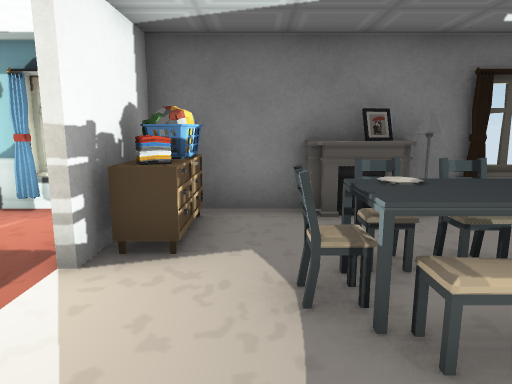
[1] (above)

16 first-person views from a walk through a 3-D level made in the Unity game engine. The camera is 1.4 m above the floor, tilts 10° down and sees 70° across. Doors are open. The floor is counted in squares, 1 m on a side. Each view is taken from the middle of a square. On the plan, view 1 faces up. The plan holds only what a view shows up to about 16 squares ahead; the rest is blank. The place goes on beyond the plan. Some animated figures are left out. Some surface patterns are stand-ins.

[2]
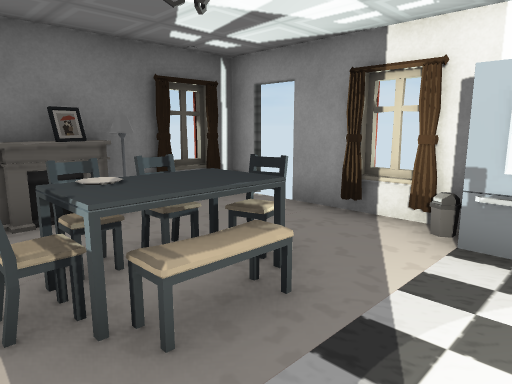

[3]
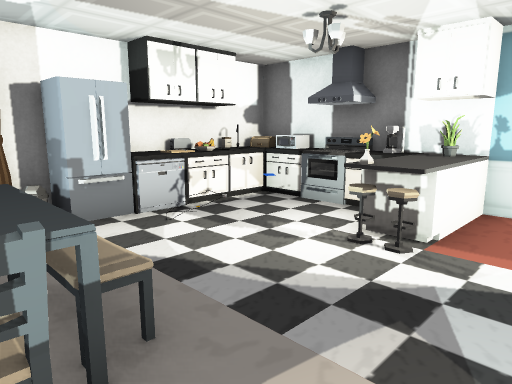

[4]
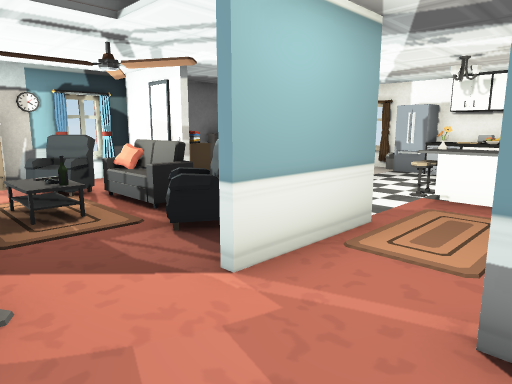

[5]
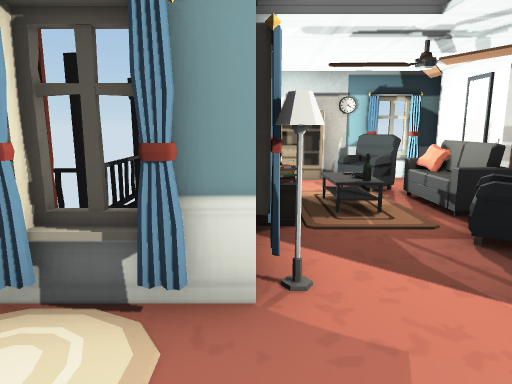

[6]
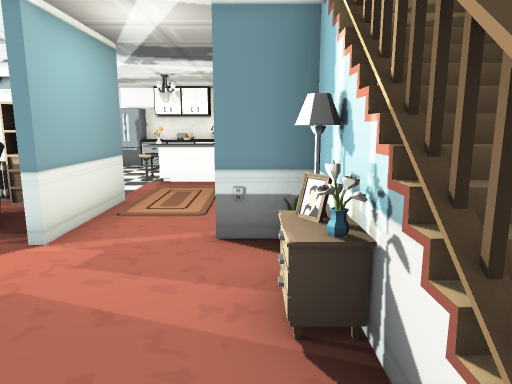

[7]
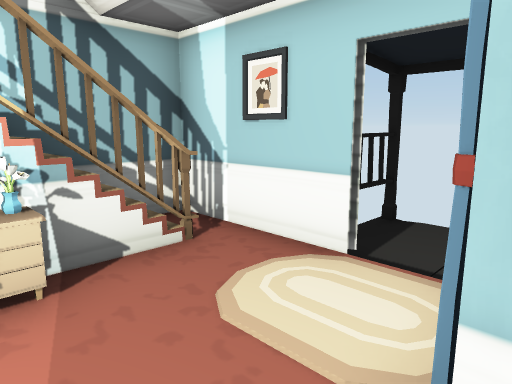

[8]
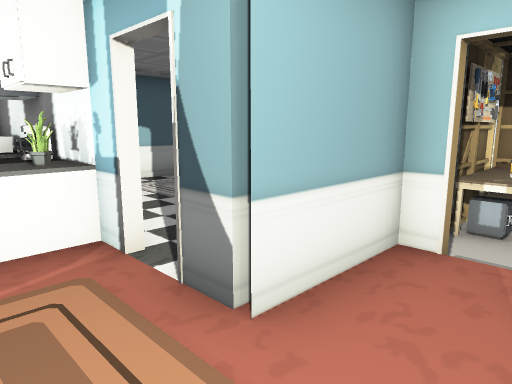

[9]
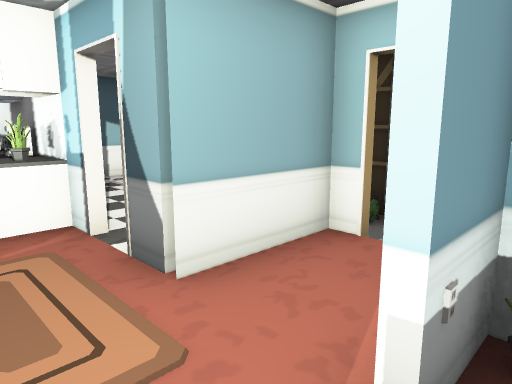

[10]
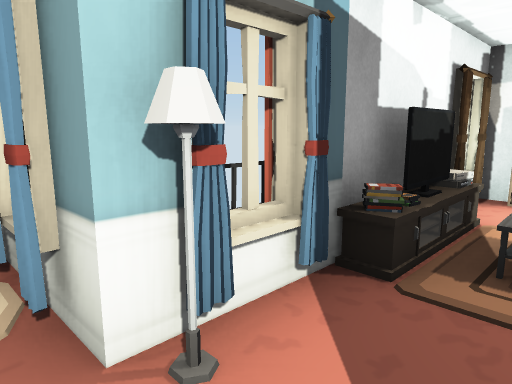

[11]
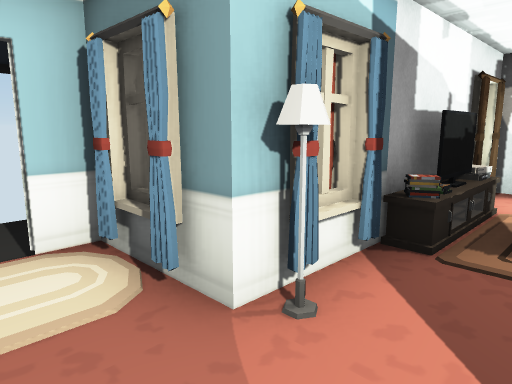

[12]
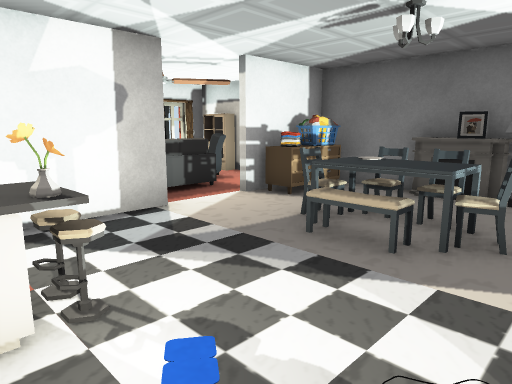

[13]
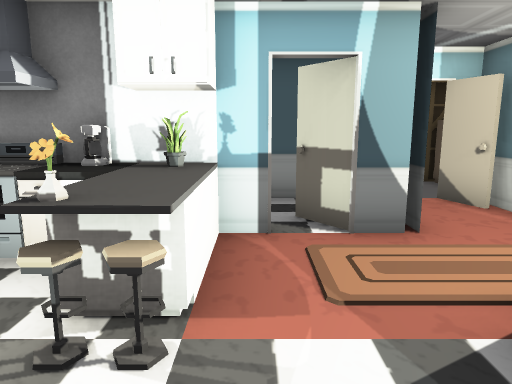

[14]
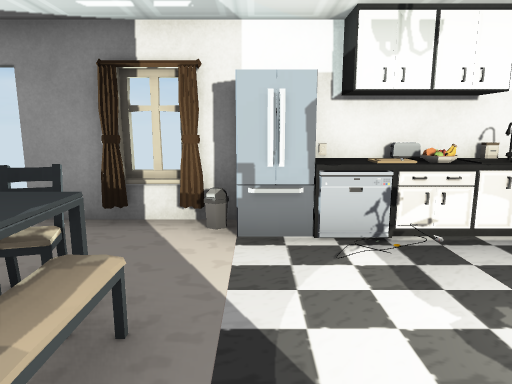

[15]
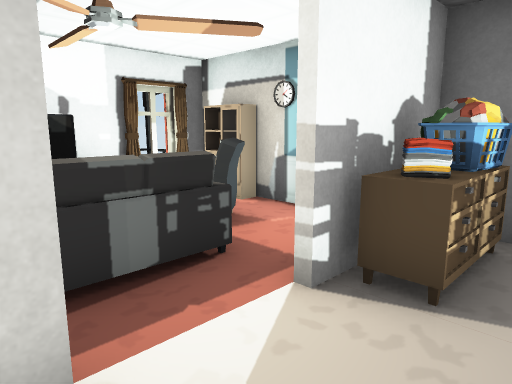

[16]
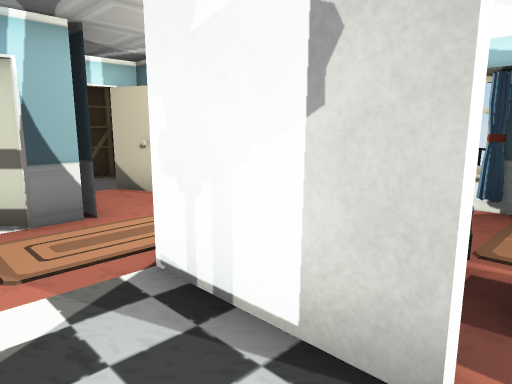

### Floor plan
Points are (right, up) in squares from view 1. A wall is a line through its corners. A room is listed if a view was taken in it or the views show most of it. See-through windows are left out.
Room 1 (views 1, 2, 3, 4, 5, 6, 7, 8, 9, 10, 11, 12, 13, 14, 15, 16)
walls: (-1.8, -0.4) (-1.8, -1.5) (-3.6, -1.5); (-2, 4.9) (-2, 6.2); (-7, 0.5) (-7, -0.4); (-2.2, -3.7) (-1.3, -3.7) (-0.6, -4.7); (-7.4, -1.2) (-9.4, -1.2); (-7.4, -1.4) (-7.9, -1.6); (-3.6, 6.1) (-4.1, 5.9); (-7.5, -1.5) (-9, -1.5); (-2.7, 6.3) (-5.2, 6.3); (-1.8, 6.2) (-1.8, 4.4); (-0.3, -3.7) (0.5, -3.7); (-8.6, -0.9) (-8.6, -1.4) (-9, -1.6); (-4.5, -4.8) (-4.5, -3.4); (-5.6, -4.8) (-4.3, -4.8); (-9.5, -1.5) (-9.5, -2); (1.6, 6.3) (-2.5, 6.3); (2.4, -3.7) (5.5, -3.7) (5.5, 4.5); (-8.8, -4.8) (-7.4, -4.8); (5.9, 2.9) (5.2, 2.9) (5.4, 3.3); (4.7, 6) (4.7, 6.6); (4.8, 6.3) (3.9, 6.3); (-9.5, -6.2) (-7, -6.2); (5.5, 6.3) (5, 6.3)
ways out: opening at (-3, -4); open door at (6, 5); gap at (0, -4)
objects: other object (-12, 0); other object (-11, -4); other object (-11, 1) to (-10, 1); other object (-10, -4); other object (-10, -3); other object (-10, 2) to (-9, 3); other object (-10, 4) to (-9, 4); other object (-10, 6); other object (-9, 6) to (-8, 6); other object (-7, -5); lamp (-7, -1); other object (-7, 1); other object (-7, 2); other object (-7, 3); other object (-7, 4); lamp (-6, -5); dresser (-6, -4); other object (-6, -3); rug (-6, 1) to (-6, 4); shelf (-6, 6); other object (-5, -4); sofa (-5, 4) to (-4, 5); sofa (-4, 0) to (-3, 1); sofa (-4, 2) to (-3, 4); shelf (-2, 0); other object (-2, 1); other object (-2, 3); other object (-2, 4); dresser (-1, 4); bin (-1, 5); other object (0, -3); chair (0, 3) to (1, 3); counter (1, -3); counter (1, -2); other object (1, -1); other object (1, 0); chair (1, 2) to (2, 2); chair (1, 4); other object (2, -4); counter (2, -3); chair (2, 4); fireplace (2, 6); oven (3, -3); other object (3, -1); chair (3, 3); lamp (3, 6); other object (4, -3); other object (4, -1); other object (5, -3); other object (5, -2); other object (5, -1); fridge (5, 0) to (5, 1); bin (5, 2)

Where each view was taken, in squares from view 1:
view 1: 0 up, 0 right, facing up
view 2: 0 up, 0 right, facing up-right
view 3: 3 up, 1 left, facing down-right
view 4: 4 down, 7 left, facing up-right
view 5: 4 down, 7 left, facing up
view 6: 4 down, 9 left, facing right
view 7: 1 down, 6 left, facing down-left
view 8: 2 down, 4 left, facing down-right
view 9: 2 down, 5 left, facing down-right
view 10: 2 down, 5 left, facing up-left
view 11: 3 down, 5 left, facing up-left
view 12: 2 down, 4 right, facing up-left
view 13: 1 up, 0 right, facing down
view 14: 1 up, 0 right, facing right
view 15: 1 up, 0 right, facing up-left
view 16: 2 up, 0 right, facing down-left
